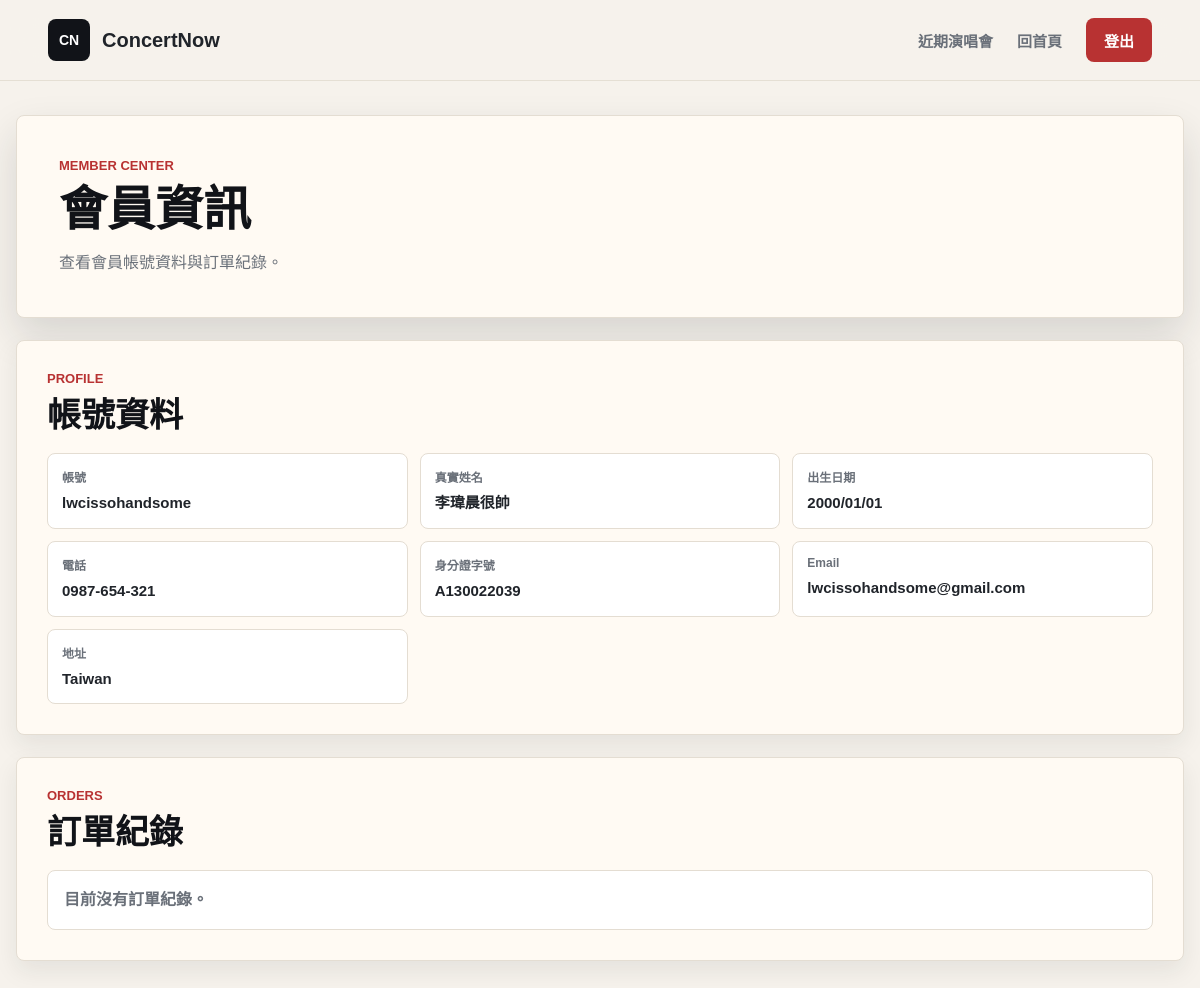
The page /customer/member.php (signed in) on the database as committed earlier.
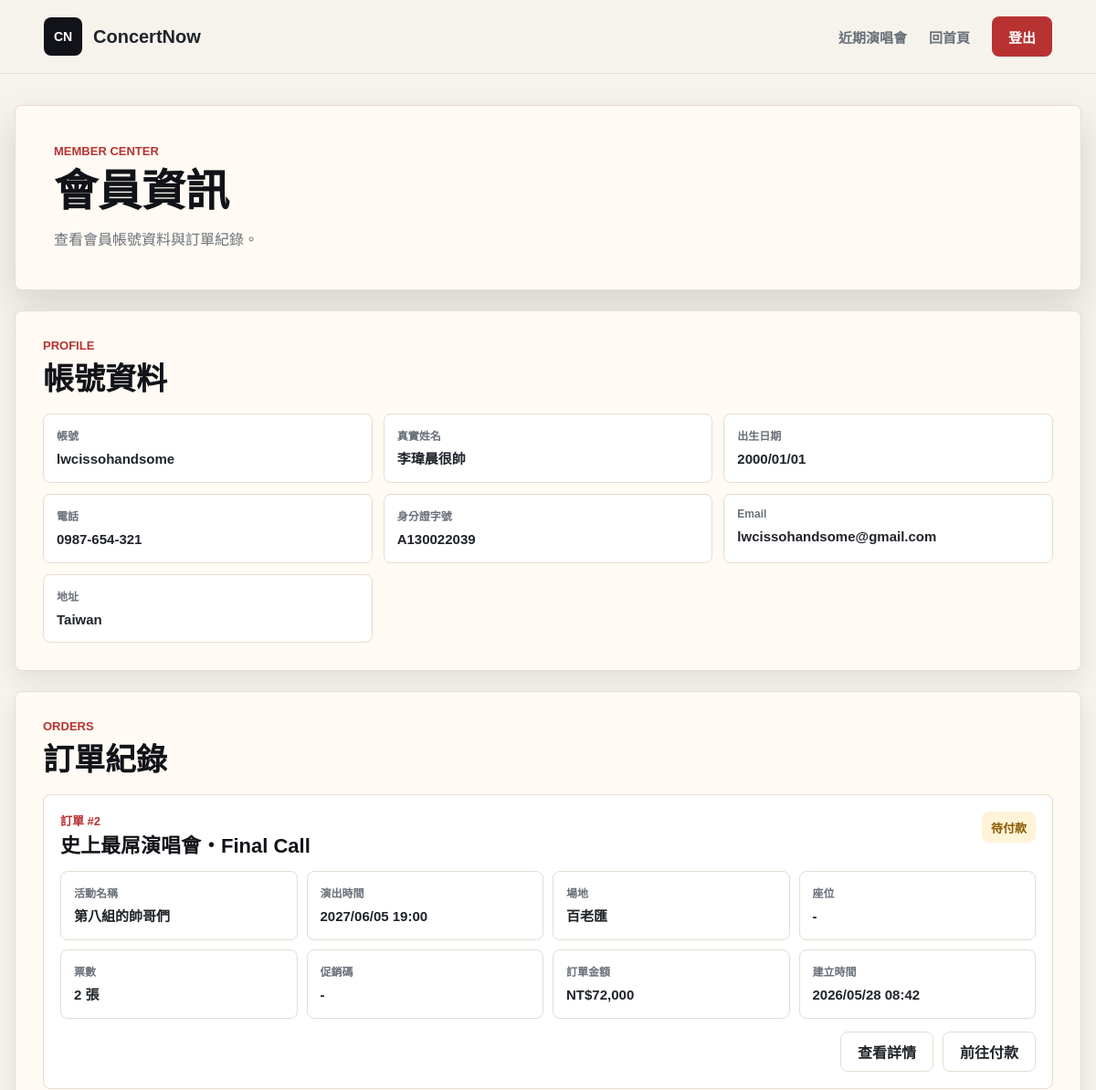
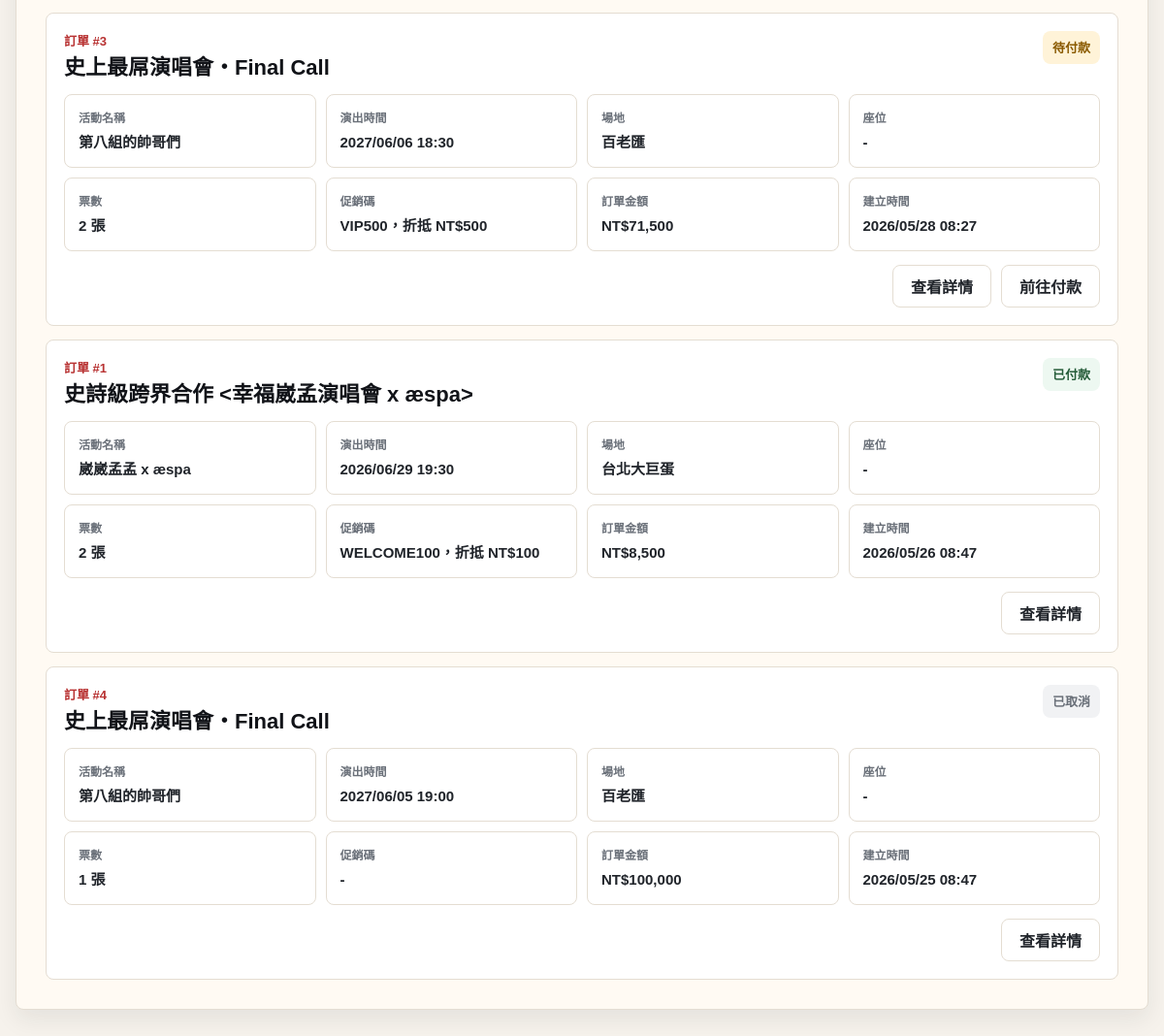
The same page on the database as committed later (2 pictures, top to bottom).
### tables this page shows
CREATE TABLE User (
    user_id INT AUTO_INCREMENT PRIMARY KEY,
    username VARCHAR(50) NOT NULL UNIQUE,
    real_name VARCHAR(50) NOT NULL,
    birth_date DATETIME NOT NULL,
    phone_num VARCHAR(20) NOT NULL,
    id_number VARCHAR(20) NOT NULL UNIQUE,
    email VARCHAR(100) NOT NULL,
    user_address VARCHAR(255) NULL,
    password VARCHAR(255) NOT NULL,
    role ENUM('customer', 'manager') DEFAULT 'customer',
    created_at TIMESTAMP DEFAULT CURRENT_TIMESTAMP
);

CREATE TABLE Orders (
    order_id INT AUTO_INCREMENT PRIMARY KEY,
    user_id INT,
    show_id INT,
    promo_id INT NULL,                      
    total_price INT NOT NULL,               
    status ENUM('pending_payment', 'paid', 'cancelled') DEFAULT 'pending_payment',
    created_at TIMESTAMP DEFAULT CURRENT_TIMESTAMP,
    FOREIGN KEY (user_id) REFERENCES User(user_id),
    FOREIGN KEY (show_id) REFERENCES ShowDate(show_id),
    FOREIGN KEY (promo_id) REFERENCES PromoCode(promo_id) ON DELETE SET NULL
);

CREATE TABLE Concert (
    concert_id INT AUTO_INCREMENT PRIMARY KEY,
    organizer_id INT NULL,                           
    artist VARCHAR(100) NOT NULL,                     
    title VARCHAR(255) NOT NULL,                      
    venue VARCHAR(100) NOT NULL,                      
    concert_address VARCHAR(255) NOT NULL,                    
    image VARCHAR(255),                               
    sale_start DATETIME NOT NULL,                     
    sale_end DATETIME NOT NULL,                       
    description TEXT,                                 
    notice TEXT,                                      
    created_at TIMESTAMP DEFAULT CURRENT_TIMESTAMP,
    FOREIGN KEY (organizer_id) REFERENCES Organizer(organizer_id) ON DELETE SET NULL
);

CREATE TABLE ShowDate (
    show_id INT AUTO_INCREMENT PRIMARY KEY,
    concert_id INT NOT NULL,                          
    show_datetime DATETIME NOT NULL,                  
    status VARCHAR(50) DEFAULT 'available',           
    FOREIGN KEY (concert_id) REFERENCES Concert(concert_id) ON DELETE CASCADE
);

CREATE TABLE PromoCode (
    promo_id INT AUTO_INCREMENT PRIMARY KEY,
    code_name VARCHAR(50) NOT NULL UNIQUE,  
    discount_amount INT NOT NULL,           
    usage_limit INT NULL,                   
    starts_at DATETIME NULL,                
    expires_at DATETIME NULL,               
    is_active BOOLEAN DEFAULT TRUE,         
    created_at TIMESTAMP DEFAULT CURRENT_TIMESTAMP,
    updated_at TIMESTAMP DEFAULT CURRENT_TIMESTAMP ON UPDATE CURRENT_TIMESTAMP
);

### customer/member.php (the view, shortened to what the rows shown need)
<?php
require_once __DIR__ . '/../includes/db_config.php';
function h($value) {
    return htmlspecialchars((string) $value, ENT_QUOTES, 'UTF-8');
}
function memberDateTimeText($value) {
    $timestamp = strtotime((string) $value);
    return $timestamp ? date('Y/m/d H:i', $timestamp) : (string) $value;
}
function memberDateText($value) {
    $timestamp = strtotime((string) $value);
    return $timestamp ? date('Y/m/d', $timestamp) : (string) $value;
}
function orderStatusText($status) {
    $labels = [
        'pending_payment' => '待付款',
        'paid' => '已付款',
        'cancelled' => '已取消',
    ];
    return $labels[$status] ?? (string) $status;
}
function orderStatusClass($status) {
    $classes = [
        'pending_payment' => 'is-pending',
        'paid' => 'is-paid',
        'cancelled' => 'is-cancelled',
    ];
    return $classes[$status] ?? 'is-unknown';
}
$stylePath = __DIR__ . '/../assets/css/style.css';
$styleVersion = file_exists($stylePath) ? filemtime($stylePath) : time();
$customerId = (int) $_SESSION['customer_id'];
$member = null;
$orders = [];
$pageError = null;
if ($pdo === null) {
    $pageError = '目前無法連線到資料庫，請確認 MAMP / MySQL 已啟動，且 includes/db_config.php 設定正確。';
} else {
    try {
        $memberStatement = $pdo->prepare(
            'SELECT user_id, username, real_name, birth_date, phone_num, id_number, email, user_address
             FROM `User`
             WHERE user_id = :user_id
             LIMIT 1'
        );
        $memberStatement->execute(['user_id' => $customerId]);
        $member = $memberStatement->fetch();
        $orderStatement = $pdo->prepare(
            'SELECT
                o.order_id,
                o.total_price,
                o.status,
                o.created_at,
                sd.show_datetime,
                c.artist,
                c.title,
                c.venue,
                p.code_name,
                p.discount_amount,
                COUNT(t.ticket_id) AS ticket_count,
                GROUP_CONCAT(s.seat_number ORDER BY s.seat_number SEPARATOR "、") AS seat_numbers
             FROM Orders o
             LEFT JOIN ShowDate sd ON o.show_id = sd.show_id
             LEFT JOIN Concert c ON sd.concert_id = c.concert_id
             LEFT JOIN PromoCode p ON o.promo_id = p.promo_id
             LEFT JOIN Ticket t ON o.order_id = t.order_id
             LEFT JOIN Seat s ON t.seat_id = s.seat_id
             WHERE o.user_id = :user_id
             GROUP BY
                o.order_id,
                o.total_price,
                o.status,
                o.created_at,
                sd.show_datetime,
                c.artist,
                c.title,
                c.venue,
                p.code_name,
                p.discount_amount
             ORDER BY o.created_at DESC'
        );
        $orderStatement->execute(['user_id' => $customerId]);
        $orders = $orderStatement->fetchAll();
    } catch (PDOException $exception) {
        $pageError = '會員資料讀取失敗：' . $exception->getMessage();
    }
}
?>
<!doctype html>
<html lang="zh-Hant">
<head>
    <link rel="stylesheet" href="../assets/css/style.css?v=<?= h($styleVersion) ?>">
</head>
<body>
    <main class="member-main">
        <section class="member-hero" aria-labelledby="member-title">
            <div>
                <h1 id="member-title">會員資訊</h1>
            </div>
        </section>
        <?php if ($pageError): ?>
            <section class="member-panel">
                <p class="member-alert"><?= h($pageError) ?></p>
            </section>
        <?php elseif ($member): ?>
            <section class="member-panel" aria-labelledby="profile-title">
                <div class="member-section-title">
                    <p>Profile</p>
                    <h2 id="profile-title">帳號資料</h2>
                </div>
                <dl class="member-info-grid">
                    <div>
                        <dt>帳號</dt>
                        <dd><?= h($member['username']) ?></dd>
                    </div>
                    <div>
                        <dt>真實姓名</dt>
                        <dd><?= h($member['real_name']) ?></dd>
                    </div>
                    <div>
                        <dt>出生日期</dt>
                        <dd><?= h(memberDateText($member['birth_date'])) ?></dd>
                    </div>
                    <div>
                        <dt>電話</dt>
                        <dd><?= h($member['phone_num']) ?></dd>
                    </div>
                    <div>
                        <dt>身分證字號</dt>
                        <dd><?= h($member['id_number']) ?></dd>
                    </div>
                    <div>
                        <dt>Email</dt>
                        <dd><?= h($member['email']) ?></dd>
                    </div>
                    <div>
                        <dt>地址</dt>
                        <dd><?= h($member['user_address'] ?: '-') ?></dd>
                    </div>
                </dl>
            </section>
            <section class="member-panel" aria-labelledby="orders-title">
                <div class="member-section-title">
                    <p>Orders</p>
                    <h2 id="orders-title">訂單紀錄</h2>
                </div>
                <?php if (!$orders): ?>
                    <p class="member-empty">目前沒有訂單紀錄。</p>
                <?php else: ?>
                    <div class="member-order-list">
                        <?php foreach ($orders as $order): ?>
                            <article class="member-order-card">
                                <div class="member-order-head">
                                    <div>
                                        <p>訂單 #<?= h($order['order_id']) ?></p>
                                        <h3>
                                            <a href="order_detail.php?order_id=<?= h($order['order_id']) ?>">
                                                <?= h($order['title'] ?? '演唱會資料已移除') ?>
                                            </a>
                                        </h3>
                                    </div>
                                    <span class="member-status <?= h(orderStatusClass($order['status'])) ?>"><?= h(orderStatusText($order['status'])) ?></span>
                                </div>
                                <dl class="member-order-info">
                                    <div>
                                        <dt>活動名稱</dt>
                                        <dd><?= h($order['artist'] ?? '-') ?></dd>
                                    </div>
                                    <div>
                                        <dt>演出時間</dt>
                                        <dd><?= h(memberDateTimeText($order['show_datetime'] ?? null)) ?></dd>
                                    </div>
                                    <div>
                                        <dt>場地</dt>
                                        <dd><?= h($order['venue'] ?? '-') ?></dd>
                                    </div>
                                    <div>
                                        <dt>座位</dt>
                                        <dd><?= h($order['seat_numbers'] ?: '-') ?></dd>
                                    </div>
                                    <div>
                                        <dt>票數</dt>
                                        <dd><?= h((int) $order['ticket_count']) ?> 張</dd>
                                    </div>
                                    <div>
                                        <dt>促銷碼</dt>
                                        <dd>
                                            <?php if ($order['code_name']): ?>
                                                <?= h($order['code_name']) ?>，折抵 NT$<?= h(number_format((int) $order['discount_amount'])) ?>
                                            <?php else: ?>
                                                -
                                            <?php endif; ?>
                                        </dd>
                                    </div>
                                    <div>
                                        <dt>訂單金額</dt>
                                        <dd>NT$<?= h(number_format((int) $order['total_price'])) ?></dd>
                                    </div>
                                    <div>
                                        <dt>建立時間</dt>
                                        <dd><?= h(memberDateTimeText($order['created_at'])) ?></dd>
                                    </div>
                                </dl>
                                <div class="member-order-actions">
                                    <a class="secondary-action" href="order_detail.php?order_id=<?= h($order['order_id']) ?>">查看詳情</a>
                                    <?php if ($order['status'] === 'pending_payment'): ?>
                                        <a class="secondary-action" href="payment.php?order_id=<?= h($order['order_id']) ?>">前往付款</a>
                                    <?php endif; ?>
                                </div>
                            </article>
                        <?php endforeach; ?>
                    </div>
                <?php endif; ?>
            </section>
        <?php endif; ?>
    </main>
</body>
</html>

Rows that differ between the two databases and show on the page:
added orders: order_id "2", concert.title "史上最屌演唱會・Final Call", status "待付款", concert.artist "第八組的帥哥們", show.show_datetime "2027/06/05 19:00", concert.venue "百老匯", seat_numbers "-", ticket_count "2", total_price "72,000", created_at "2026/05/28 08:42"
added orders: order_id "3", concert.title "史上最屌演唱會・Final Call", status "待付款", concert.artist "第八組的帥哥們", show.show_datetime "2027/06/06 18:30", concert.venue "百老匯", seat_numbers "-", ticket_count "2", promo.code_name "VIP500", promo.discount_amount "500", total_price "71,500", created_at "2026/05/28 08:27"
added orders: order_id "1", concert.title "史詩級跨界合作 <幸福崴孟演唱會 x æspa>", status "已付款", concert.artist "崴崴孟孟 x æspa", show.show_datetime "2026/06/29 19:30", concert.venue "台北大巨蛋", seat_numbers "-", ticket_count "2", promo.code_name "WELCOME100", promo.discount_amount "100", total_price "8,500", created_at "2026/05/26 08:47"
added orders: order_id "4", concert.title "史上最屌演唱會・Final Call", status "已取消", concert.artist "第八組的帥哥們", show.show_datetime "2027/06/05 19:00", concert.venue "百老匯", seat_numbers "-", ticket_count "1", total_price "100,000", created_at "2026/05/25 08:47"
Other text that changed with them:
text no longer shown: "目前沒有訂單紀錄。"
